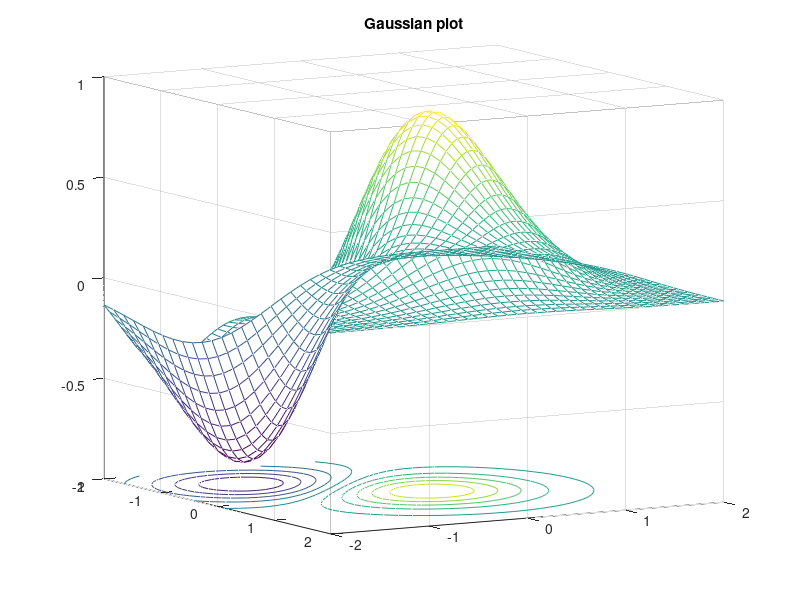

MATLAB code to generate this figure:
% Plot surface using mesh

xa = -2:0.1:2;
xb = -2:0.1:2;
[x,y] = meshgrid(xa,xb);
% z = cos(x.^2) + sin(y.^2);
%z = exp(-x.^2 - y.^2);
z1 = exp(-x.^2 - y.^2);
z2 = -exp(-(x+1).^2 - (y+1).^2);
z = z1+z2;
meshc(x,y,z) % surface in x
%mesh(x,y,z)
title('Gaussian plot')
% view(60,30)
% animate plot:
for i=1:10:360
    meshc(x,y,z)
    title('Gaussian plot')
    view(30,i)
    pause(0.5)
end